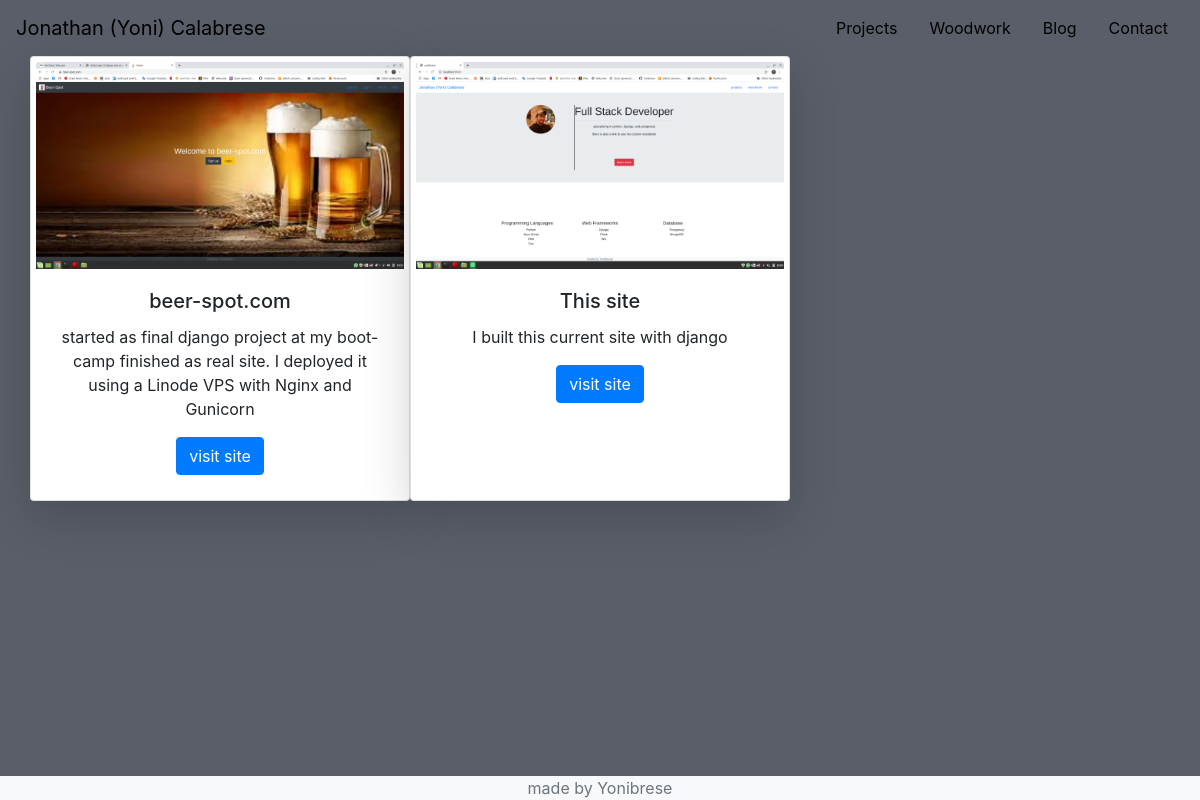
Page /web/gallery/ on the earlier database version.
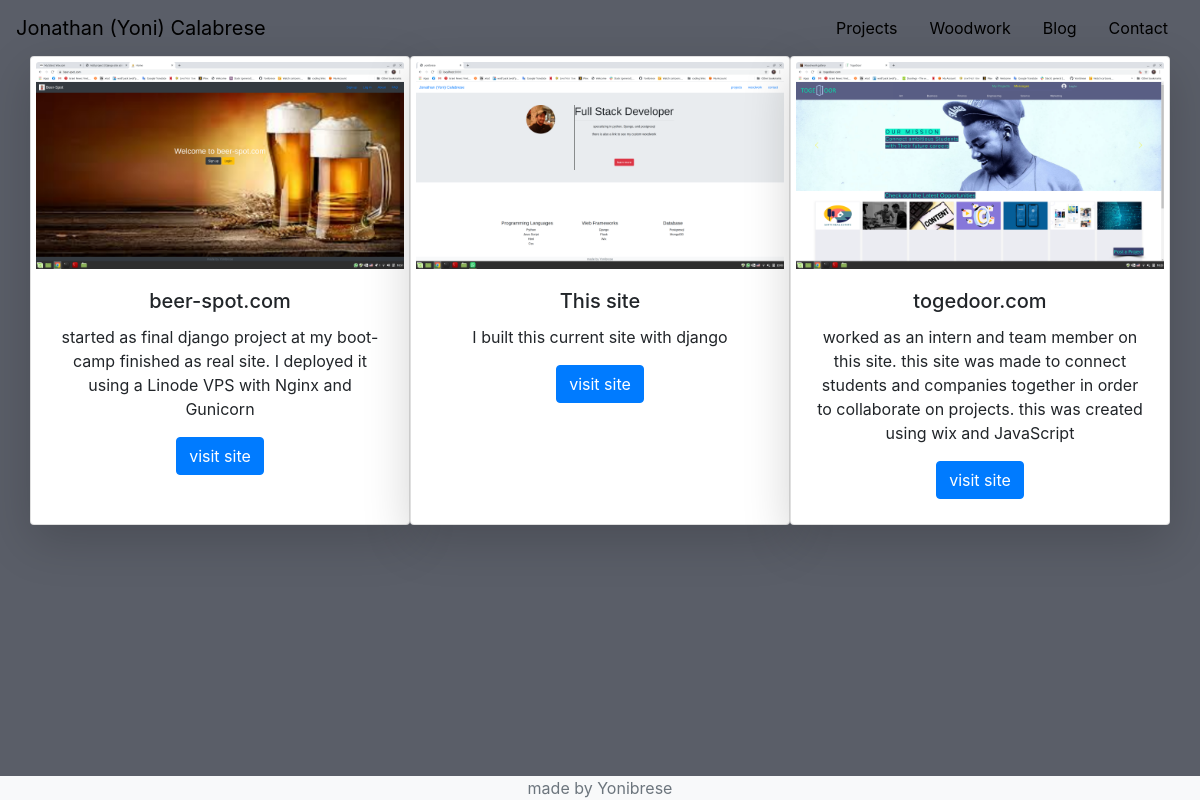
Same page on the later database version.
### projects/models.py (models this page shows)
class Project(models.Model):
    name = models.CharField(max_length=100)
    screen_shot = models.ImageField(upload_to='projects/images/%Y/%m/%d', null=True, blank=True)
    url = models.URLField(max_length=200, null=True, blank=True)
    description = models.TextField(null=True)

### projects/views.py (the view)
# urls.py: path('gallery/', views.web_projects, name='web_p')
def web_projects(request):
    projects = models.Project.objects.all()
    return render(request, 'projects/web_projects.html', {'projects': projects})

### projects/templates/projects/web_projects.html (shortened to what this page needs)
{% extends 'base.html' %}
{% block content %}
<div class="container">
    <div class="row" id="web_gallery">
        {% for project in projects %}
        <div class="card text-center col-md-4 shadow-lg" id="code_card">
            <img class="card-img-top" src="{{project.screen_shot.url}}">
            <div class="card-body">
                <h5 class="card-title">{{ project.name }}</h5>
                <p class="card-text">{{ project.description }}</p>
                <a href="{{ project.url }}" target="_blank" class="btn btn-primary">visit site</a>
            </div>
        </div>
        {% endfor %}
    </div>
</div>
{% endblock %}

### templates/base.html (shortened to what this page needs)
<!DOCTYPE html>
{% load static %}
<html lang="en">
<head>
    <link rel="stylesheet" href="https://stackpath.bootstrapcdn.com/bootstrap/4.3.1/css/bootstrap.min.css">
    {% block css %}
    <link rel="stylesheet" type="text/css" href="{% static 'style.css' %}">
    {% endblock %}
</head>
<body>
    {% block nav %}
    <div id="nav">
        <nav class="navbar">
            <a class="navbar-brand" href="{% url 'home' %}">
                Jonathan (Yoni) Calabrese
            </a>
            <nav class="nav justify-content-end">
                <a class="nav-link" href="{% url 'web_p' %}">Projects</a>
                <a class="nav-link" href="{% url 'wood_g' %}">Woodwork</a>
                <a class="nav-link" href="{% url 'blog' %}">Blog</a>
                <a class="nav-link" href="{% url 'contact' %}">Contact</a>
            </nav>
        </nav>
    </div>
    {% endblock %}
    {% block content %}
    {% endblock %}
    <footer class="page-footer fixed-bottom bg-light">
        <div class="footer text-muted text-center">
            made by Yonibrese
        </div>
    </footer>
</body>
</html>

### static/style.css (style rules this page uses)
body { background-color:#5A5E68; }
#nav a { color:black; }
#code_card { justify-content: space-between; padding: 5px; }

Differences in the rows shown:
added Project: screen_shot (picture), name "togedoor.com", description "worked as an intern and team member on this site. this site was made to connect students and companies together in order to collaborate on projects. this was created using wix and JavaScript"
